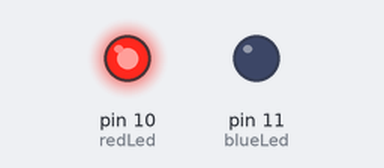
Bench run of a sketch on a simulated Arduino Uno, built with avr-gcc and run on an emulated ATmega328P. Shown: output pins drawn as LEDs (lit = HIGH).

Above: at 0.5 s.
At 2.5 s:
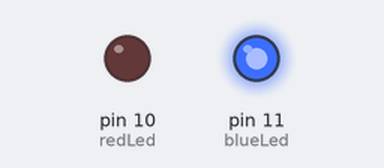
At 3.5 s:
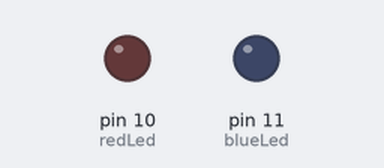
Timing chart, 0 to 5.2 s (numbered marks = the images above):
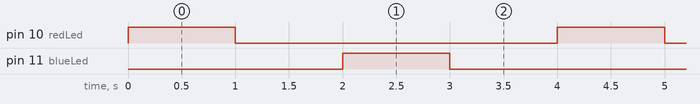

Measured:
- by itself, pin 10 (redLed), pin 11 (blueLed): alternates HIGH for 1.0 s and LOW for 3.0 s
- by itself, everything shown: repeats every 4.0 s, in 4 steps

The sketch:

Blink_Two_LED.ino
```cpp
int redLed = 10;
int blueLed = 11;


void setup() {
  // put your setup code here, to run once:
  pinMode(redLed,OUTPUT);
  pinMode(blueLed,OUTPUT);

}

void loop() {
  // put your main code here, to run repeatedly:
  digitalWrite(redLed,HIGH);
  delay(1000);
  digitalWrite(redLed,LOW);
  delay(1000);


  digitalWrite(blueLed,HIGH);
  delay(1000);
  digitalWrite(blueLed,LOW);
  delay(1000);

}
```
